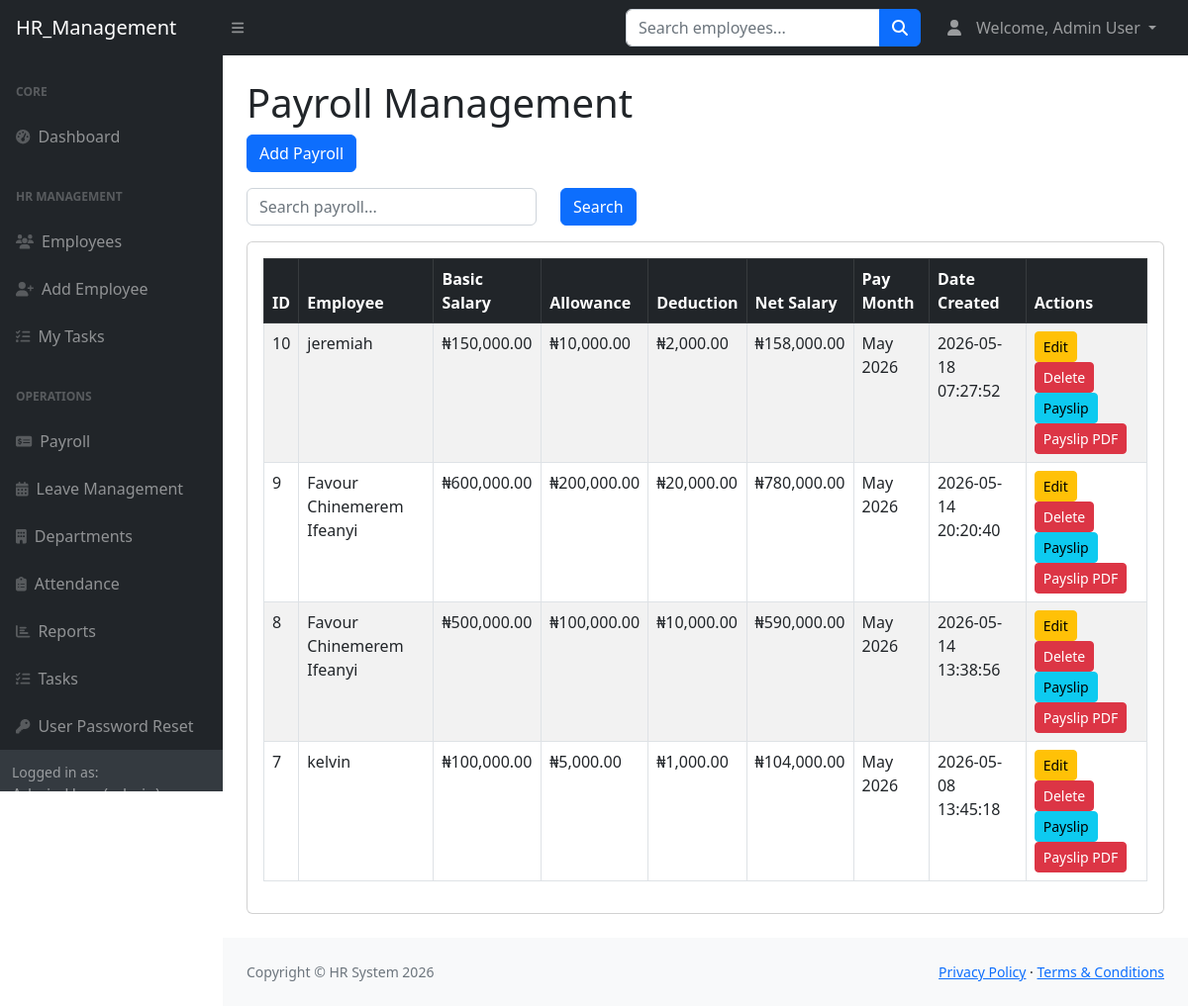
Screenshot of /hr_suite/payroll/index.php (signed in) with the database file from the repository.
### tables this page shows
CREATE TABLE `payroll` (
  `id` int(11) NOT NULL,
  `user_id` int(11) NOT NULL,
  `basic_salary` decimal(10,2) NOT NULL,
  `allowance` decimal(10,2) NOT NULL DEFAULT 0.00,
  `deduction` decimal(10,2) NOT NULL DEFAULT 0.00,
  `net_salary` decimal(10,2) GENERATED ALWAYS AS (`basic_salary` + `allowance` - `deduction`) STORED,
  `pay_month` varchar(20) DEFAULT NULL,
  `created_at` timestamp NULL DEFAULT current_timestamp()
);

CREATE TABLE `users` (
  `id` int(11) NOT NULL,
  `full_name` varchar(100) NOT NULL,
  `email` varchar(100) NOT NULL,
  `password` varchar(255) NOT NULL,
  `role` enum('admin','hr','employee') NOT NULL DEFAULT 'employee',
  `department_id` int(11) NOT NULL,
  `created_at` timestamp NOT NULL DEFAULT current_timestamp(),
  `profile_image` varchar(255) DEFAULT NULL
);

### hr_suite/payroll/index.php (the view, shortened to what this page needs)
<?php
$limit = 5;
$page = isset($_GET['page']) ? $_GET['page'] : 1;
$start = ($page - 1) * $limit;
include("../config/db.php");
$search = "";
$sql = "SELECT
            payroll.*,
            users.full_name,
            departments.department_name
        FROM payroll
        LEFT JOIN users
        ON payroll.user_id = users.id
        LEFT JOIN departments
        ON users.department_id = departments.id
        WHERE
            users.full_name LIKE '%$search%'
            OR payroll.pay_month LIKE '%$search%'
            OR departments.department_name LIKE '%$search%'
        ORDER BY id DESC
        LIMIT $start, $limit";
$result = mysqli_query($conn, $sql);
?>
<?php include("../includes/header.php"); ?>
<div id="layoutSidenav">
    <?php include("../includes/sidebar.php"); ?>
    <div id="layoutSidenav_content">
        <main>
            <div class="container-fluid px-4">
                <h1 class="mt-4">Payroll Management</h1>
                <?php if($_SESSION['role'] == 'admin' || $_SESSION['role'] == 'hr'): ?>
                <a href="add_payroll.php"
                   class="btn btn-primary mb-3">
                    Add Payroll
                </a>
                <?php endif; ?>
                <form method="GET" class="mb-3">
<div class="row">
<div class="col-md-4">
<input type="text"
       name="search"
       class="form-control"
       placeholder="Search payroll..."
       value="<?php echo $search; ?>">
</div>
<div class="col-md-2">
<button type="submit"
        class="btn btn-primary">
    Search
</button>
</div>
</div>
</form>
                <div class="card mb-4">
                    <div class="card-body">
                        <table class="table table-bordered table-striped">
                            <thead class="table-dark">
                                <tr>
                                    <th>ID</th>
                                    <th>Employee</th>
                                    <th>Basic Salary</th>
                                    <th>Allowance</th>
                                    <th>Deduction</th>
                                    <th>Net Salary</th>
                                    <th>Pay Month</th>
                                    <th>Date Created</th>
                                    <th>Actions</th>
                                </tr>
                            </thead>
                            <tbody>
                            <?php while($row = mysqli_fetch_assoc($result)): ?>
                                <tr>
                                    <td>
                                        <?php echo $row['id']; ?>
                                    </td>
                                    <td>
                                        <?php echo $row['full_name']; ?>
                                    </td>
                                    <td>
                                        ₦<?php echo number_format($row['basic_salary'], 2); ?>
                                    </td>
                                    <td>
                                        ₦<?php echo number_format($row['allowance'], 2); ?>
                                    </td>
                                    <td>
                                        ₦<?php echo number_format($row['deduction'], 2); ?>
                                    </td>
                                    <td>
                                        ₦<?php echo number_format($row['net_salary'], 2); ?>
                                    </td>
                                    <td>
                                        <?php echo $row['pay_month']; ?>
                                    </td>
                                    <td>
                                        <?php echo $row['created_at']; ?>
                                    </td>
                                    <td>
                                    <?php if($_SESSION['role'] == 'admin' || $_SESSION['role'] == 'hr'): ?>
                                    <a href="edit_payroll.php?id=<?php echo $row['id']; ?>"
                                     class="btn btn-warning btn-sm">
                                      Edit
                                    </a>
                                    <?php endif; ?>
                                    <?php if($_SESSION['role'] == 'admin'): ?>
                                    <a href="delete_payroll.php?id=<?php echo $row['id']; ?>"
                                          class="btn btn-danger btn-sm"
                                    onclick="return confirm('Are you sure you want to delete this payroll record?')">
                                        Delete
                                     </a>
                                     <?php endif; ?>
                                     <a href="payslip.php?id=<?php echo $row['id']; ?>"
                                     class="btn btn-info btn-sm">
                                    Payslip
                                      </a>
                                      <a href="payslip_pdf.php?id=<?php echo $row['user_id']; ?>"
                                      class="btn btn-danger btn-sm">
                                         Payslip PDF
                                       </a>
                                     </td>
                                </tr>
                            <?php endwhile; ?>
                            </tbody>
                        </table>
                    </div>
                </div>
            </div>
        </main>
<?php include("../includes/footer.php"); ?>

### rows the page displays
payroll: id "10", user.full_name "jeremiah", basic_salary "150,000.00", allowance "10,000.00", deduction "2,000.00", net_salary "158,000.00", pay_month "May 2026", created_at "2026-05-18 07:27:52"
payroll: id "9", user.full_name "Favour Chinemerem Ifeanyi", basic_salary "600,000.00", allowance "200,000.00", deduction "20,000.00", net_salary "780,000.00", pay_month "May 2026", created_at "2026-05-14 20:20:40"
payroll: id "8", user.full_name "Favour Chinemerem Ifeanyi", basic_salary "500,000.00", allowance "100,000.00", deduction "10,000.00", net_salary "590,000.00", pay_month "May 2026", created_at "2026-05-14 13:38:56"
payroll: id "7", user.full_name "kelvin", basic_salary "100,000.00", allowance "5,000.00", deduction "1,000.00", net_salary "104,000.00", pay_month "May 2026", created_at "2026-05-08 13:45:18"

### other values shown
$name "Admin User"
